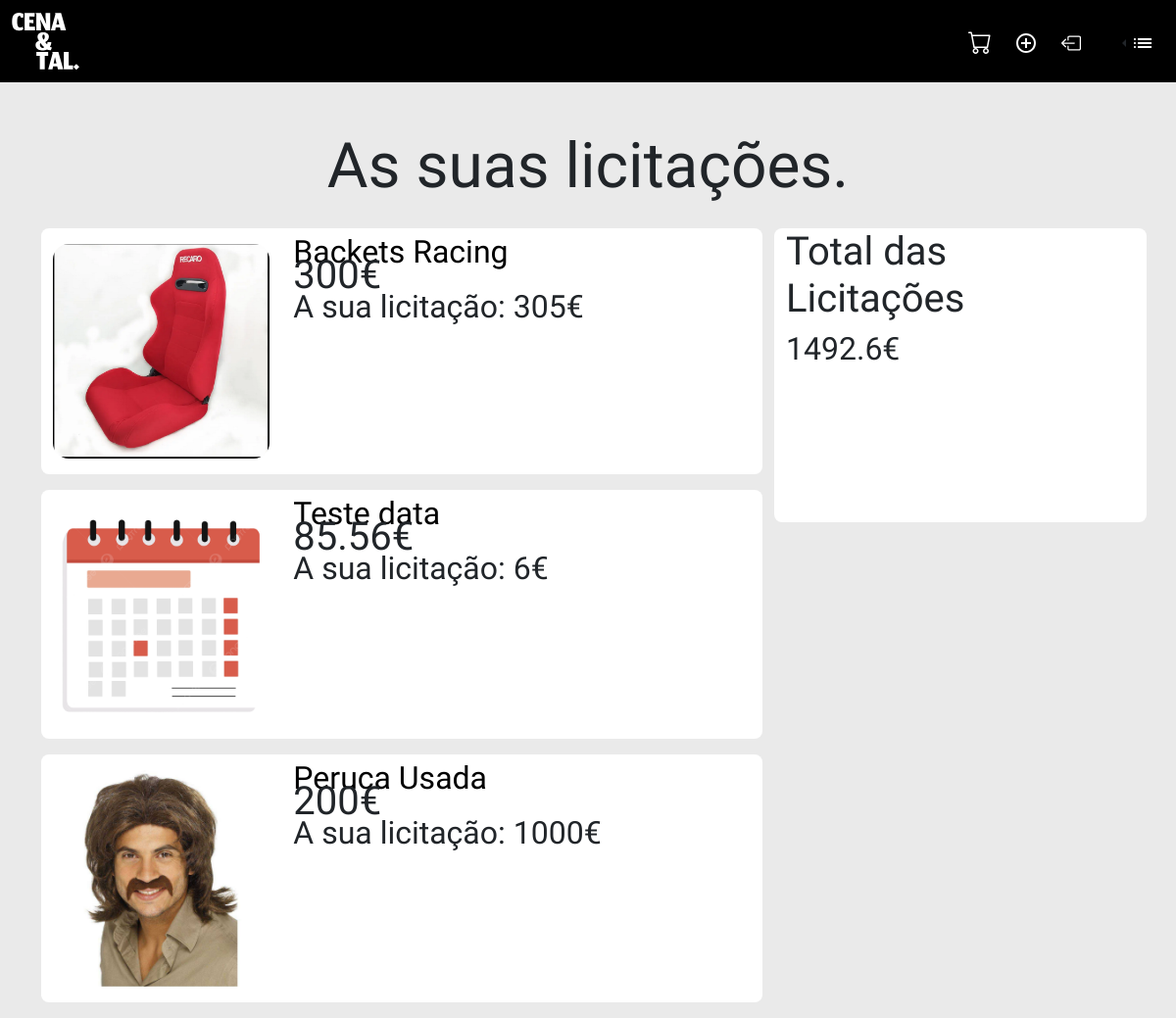
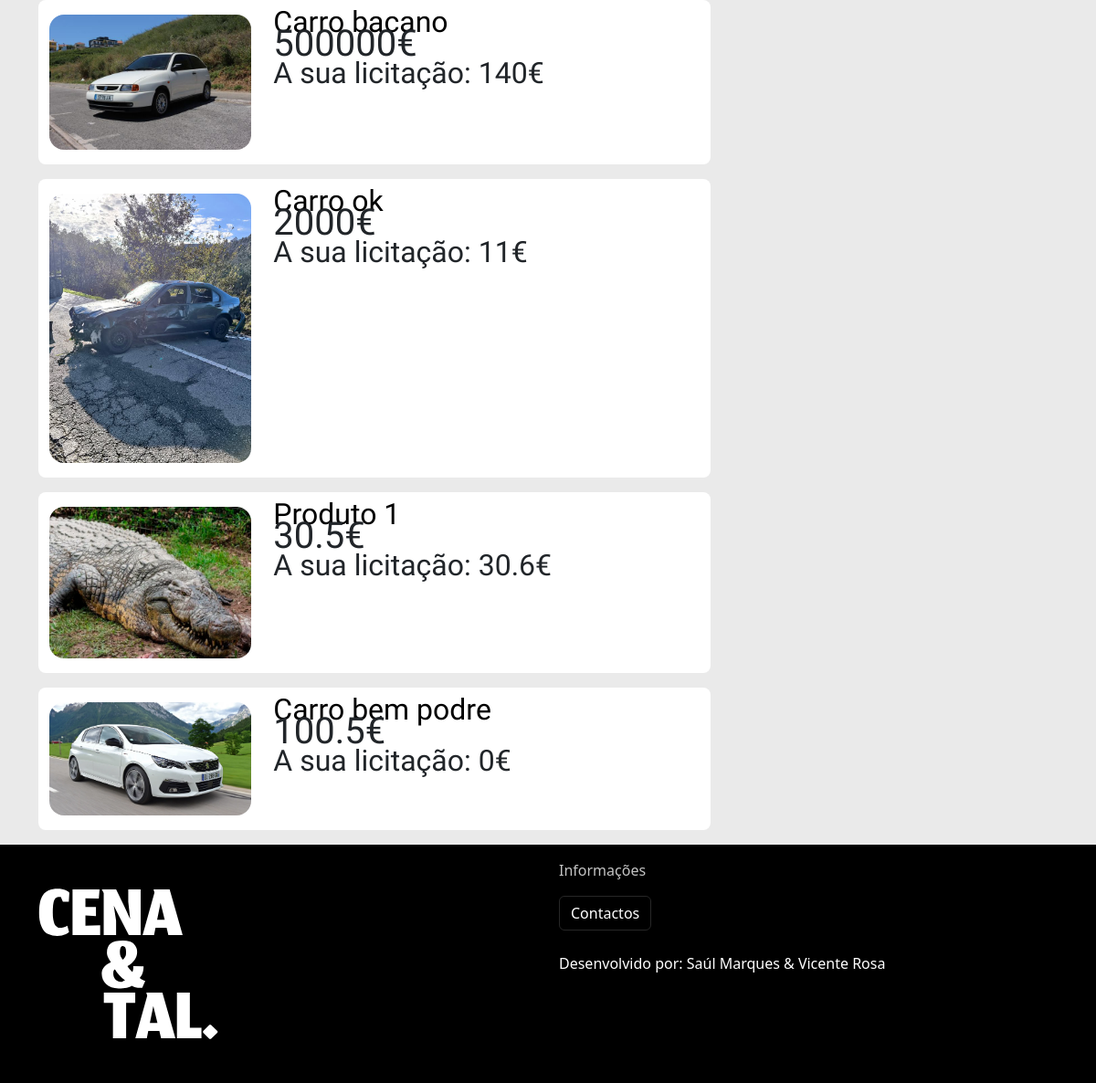
Page /carrinho.php (signed in) on the committed database (2 pictures, top to bottom).
### tables this page shows
CREATE TABLE `bids` (
  `id` int(11) NOT NULL,
  `produto_id` int(11) NOT NULL,
  `user_id` int(11) NOT NULL,
  `valor` float NOT NULL,
  `licitado_a` timestamp NOT NULL DEFAULT current_timestamp(),
  `timestamp` datetime DEFAULT current_timestamp()
);

CREATE TABLE `produto` (
  `id` int(11) NOT NULL,
  `user_id` int(11) NOT NULL,
  `titulo` varchar(30) NOT NULL,
  `descricao` text NOT NULL,
  `preco` float NOT NULL,
  `imagem` varchar(80) DEFAULT NULL,
  `adicionado_a` date NOT NULL DEFAULT current_timestamp(),
  `visivel` tinyint(1) DEFAULT 1
);

### carrinho.php (the view, shortened to what this page needs)
<?php
include 'includes/db.php';
$userId = $_SESSION['user_id'] ?? null;
$sql = "SELECT b.*, p.titulo, p.preco, MIN(pi.image_path) as image_path
        FROM bids b
        JOIN produto p ON b.produto_id = p.id
        LEFT JOIN produto_imagens pi ON p.id = pi.produto_id
        WHERE (b.produto_id, b.licitado_a) IN (
            SELECT produto_id, MAX(licitado_a)
            FROM bids
            WHERE user_id = ?
            GROUP BY produto_id
        )
        AND b.user_id = ?
        GROUP BY b.produto_id, p.titulo, p.preco
        ORDER BY b.licitado_a DESC";
$stmt = $conn->prepare($sql);
$stmt->bind_param("ii", $userId, $userId);
$stmt->execute();
$result = $stmt->get_result();
$total = 0;
$totalBids = 0;
while ($row = $result->fetch_assoc()) {
    $total += $row['valor'];
    $totalBids++;
}
?>
<!DOCTYPE html>
<html lang="en">
<head>
    <link rel="stylesheet" href="css/bootstrap.min.css">
    <link rel="stylesheet" href="css/fonts/customfonts.css">
    <link rel="stylesheet" href="css/styles.css">
</head>
<body style="background-color: #EAEAEA;">
    <?php include 'includes/navbar.php' ?>
    <div class="container mt-5">
        <h2 class="jomhuria-regular fs-custom text-center">As suas licitações.</h2>
        <div class="row">
            <div class="col-12 col-lg-8">
                <div class="container mt-3">
                    <?php
                    include 'includes/db.php';
                    $stmt = $conn->prepare($sql);
                    $stmt->bind_param("ii", $userId, $userId);
                    $stmt->execute();
                    $result = $stmt->get_result();
                    if ($isLoggedIn && $result->num_rows > 0): ?>
                        <?php while($row = $result->fetch_assoc()): ?>
                            <div class="row rounded-3 mb-3 align-items-stretch" style="background-color:white">
                                <div class="col-12 col-md-4">
                                    <div class="container p-0 mt-3 mb-3">
                                        <a href="pagina_produto.php?id=<?php echo htmlspecialchars($row['produto_id']); ?>">
                                            <img src="<?php echo htmlspecialchars($row['image_path']); ?>" class="img-fluid rounded-4 " alt="Product Image">
                                        </a>
                                    </div>
                                </div>
                                <div class="col-12 col-md-8">
                                    <a href="pagina_produto.php?id=<?php echo htmlspecialchars($row['produto_id']); ?>" style="text-decoration:none; color:black" class="jomhuria-regular fs-2"><?php echo htmlspecialchars($row['titulo']); ?></a>
                                    <p class="jomhuria-regular fs-1" style="line-height:0"><?php echo htmlspecialchars($row['preco']); ?>€</p>
                                    <p class="jomhuria-regular fs-2" style="line-height:1">A sua licitação: <?php echo htmlspecialchars($row['valor']); ?>€</p>
                                </div>
                            </div>
                        <?php endwhile; ?>
                    <?php else: ?>
                        <p class="jomhuria-regular fs-4 text-center">O seu carrinho está vazio...</p>
                    <?php endif; ?>
                </div>
            </div>
            <div class="col-12 col-lg-4 mt-3 rounded-3" style="background-color:white; height:300px; margin-bottom: 20px;">
                <h3 class="jomhuria-regular fs-1">Total das Licitações</h3>
                <div class="">
                    <h4 class="jomhuria-regular fs-2"><?php echo $totalBids > 0 ? htmlspecialchars($total) . "€" : "0€"; ?></h4>
                </div>
            </div>
        </div>
    </div>
</body>
</html>

### rows in the picture
bids: shows a picture, produto.titulo "Backets Racing", produto.preco "300", valor "305"
bids: shows a picture, produto.titulo "Teste data", produto.preco "85.56", valor "6"
bids: shows a picture, produto.titulo "Peruca Usada", produto.preco "200", valor "1000"
bids: shows a picture, produto.titulo "Carro bacano", produto.preco "500000", valor "140"
bids: shows a picture, produto.titulo "Carro ok", produto.preco "2000", valor "11"
bids: shows a picture, produto.titulo "Produto 1", produto.preco "30.5", valor "30.6"
bids: shows a picture, produto.titulo "Carro bem podre", produto.preco "100.5", valor "0"

### other values in the picture
$total "1492.6"
